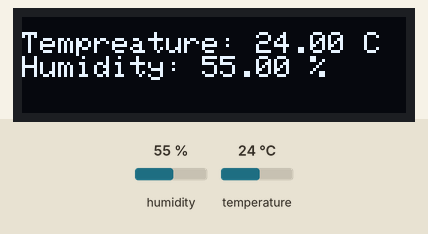
This sketch was run on a simulated Arduino Uno, built with avr-gcc and run on an emulated ATmega328P. On the bench: 128×32 one-colour display. The test bench sets the inputs (shaded band); at power-on: humidity 55 %, temperature 24 °C.

Above: at 4.6 s.
4.7 s: humidity set to 22 %
At 7.2 s:
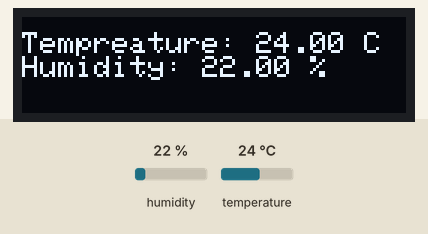
7.7 s: temperature set to 12 °C
At 8.4 s:
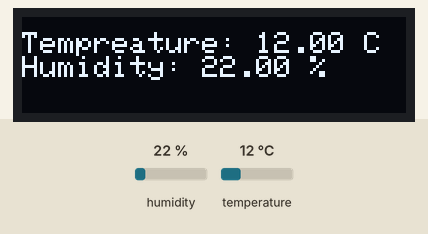
10.7 s: humidity set to 40 %
At 13.1 s:
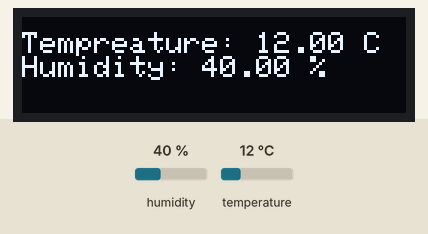
13.7 s: temperature set to 19 °C
At 15.5 s:
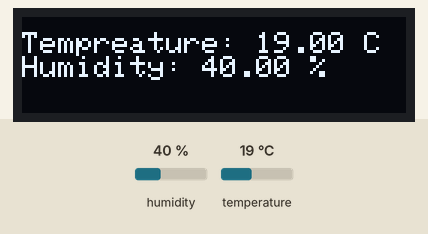
Timing chart, 0 to 17.0 s (numbered marks = the images above; inputs shaded):
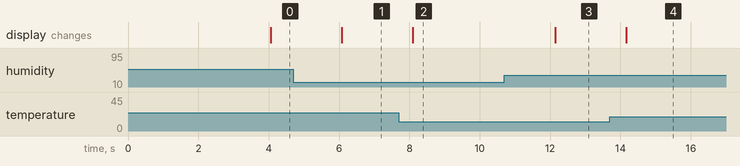

Measured:
- after the input at 4.7 s, the display: changes after 1.4 s (image 1)
- after the input at 7.7 s, the display: changes after 0.40 s (image 2)
- after the input at 10.7 s, the display: changes after 1.4 s (image 3)
- after the input at 13.7 s, the display: changes after 0.47 s (image 4)

The sketch:

3-oled.ino
```cpp
#include <DHT.h>
#include <Adafruit_GFX.h>
#include <Adafruit_SSD1306.h>
#include <SPI.h>
#define DHTPin 8
#define SCREEN_WIDTH 128
#define SCREEN_HEIGTH 32

DHT dht(DHTPin, DHT22);
Adafruit_SSD1306 display(SCREEN_WIDTH, SCREEN_HEIGTH, &Wire, -1);
float temp, hum;

void setup() {
  Serial.begin(9600);
  dht.begin();

  if (!display.begin(SSD1306_SWITCHCAPVCC, 0x3C)){
    Serial.println(F("SSD1306 allocation failed"));
    for(;;);
  }
  delay(2000);
  display.clearDisplay();
  display.setTextSize(1);
  display.setTextColor(WHITE);
}

void loop() {
  display.clearDisplay();
  display.setCursor(0, 5);
  delay(2000);

  temp = dht.readTemperature();
  hum = dht.readHumidity();

  if (!isnan(temp) && !isnan(hum)) {
    display.println("Tempreature: " + String(temp) + " C\nHumidity: " + String(hum) + " %");
    display.display();
  } else {
    display.println("Failed to read DHT sensor");
  }
}
```
